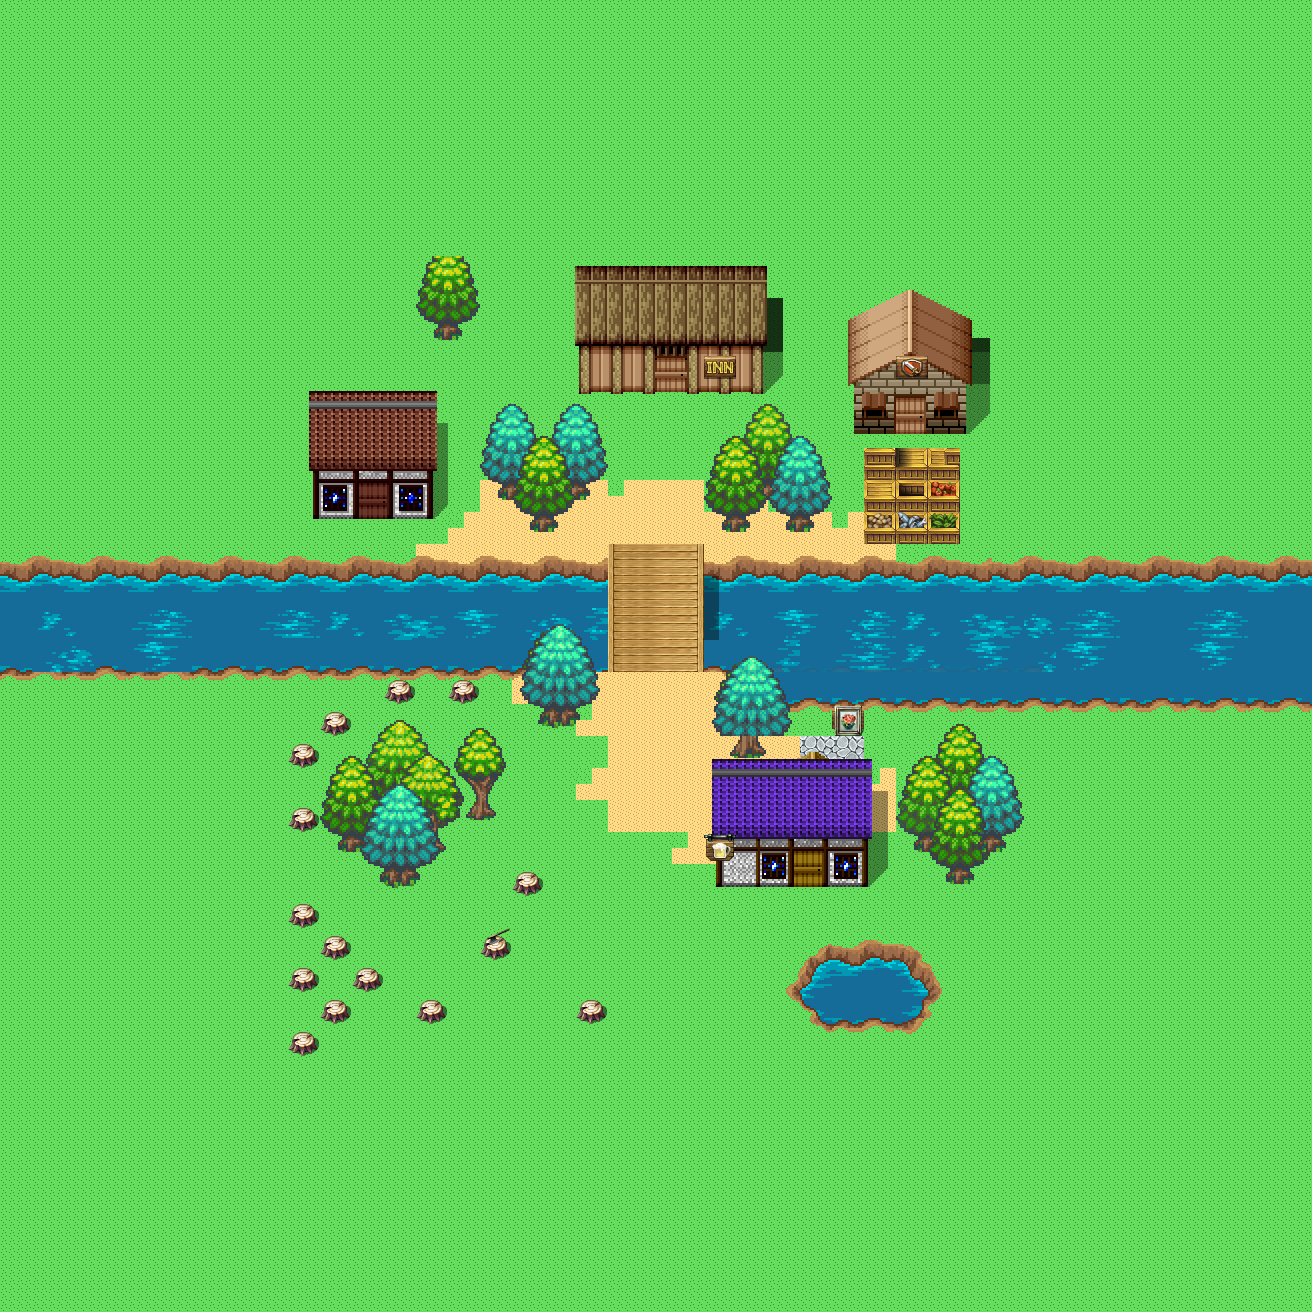

The image is a tile-based game level rendered from a .tmx file. Its description and source (layers, tilesets, objects; grid data summarised) follow:
An orthogonal 41x41 tile map with 32x32 px tiles, 11 tile layers (Tile Layer 1, Tile Layer 2, Tile Layer 3, Tile Layer 4, ...), 8 tilesets and 83 objects (4x portalO, 3x portalIn, 2x person, startpoint).

<map version="1.2" tiledversion="1.2.4" orientation="orthogonal" renderorder="right-down" width="41" height="41" tilewidth="32" tileheight="32" infinite="0" nextlayerid="23" nextobjectid="270">
 <tileset firstgid="1" name="DragonQuestRetro" tilewidth="32" tileheight="32" tilecount="120" columns="15">
  <image source="../Resources/DragonQuestRetro.png" width="480" height="256" />
 </tileset>
 <tileset firstgid="121" name="Tree" tilewidth="32" tileheight="32" tilecount="120" columns="10">
  <image source="../Resources/Tree.png" width="320" height="384" />
 </tileset>
 <tileset firstgid="241" name="water" tilewidth="32" tileheight="32" tilecount="144" columns="12">
  <image source="../Resources/water.png" width="384" height="384" />
  <tile id="0">
   <animation>
    <frame tileid="0" duration="500" />
    <frame tileid="6" duration="500" />
   </animation>
  </tile>
  <tile id="1">
   <animation>
    <frame tileid="1" duration="500" />
    <frame tileid="7" duration="500" />
   </animation>
  </tile>
  <tile id="2">
   <animation>
    <frame tileid="2" duration="500" />
    <frame tileid="8" duration="500" />
   </animation>
  </tile>
  <tile id="3">
   <animation>
    <frame tileid="3" duration="500" />
    <frame tileid="9" duration="500" />
   </animation>
  </tile>
  <tile id="4">
   <animation>
    <frame tileid="4" duration="500" />
    <frame tileid="10" duration="500" />
   </animation>
  </tile>
  <tile id="5">
   <animation>
    <frame tileid="5" duration="500" />
    <frame tileid="11" duration="500" />
   </animation>
  </tile>
  <tile id="12">
   <animation>
    <frame tileid="12" duration="500" />
    <frame tileid="18" duration="500" />
   </animation>
  </tile>
  <tile id="13">
   <animation>
    <frame tileid="13" duration="500" />
    <frame tileid="19" duration="500" />
   </animation>
  </tile>
  <tile id="14">
   <animation>
    <frame tileid="14" duration="500" />
    <frame tileid="20" duration="500" />
   </animation>
  </tile>
  <tile id="15">
   <animation>
    <frame tileid="15" duration="500" />
    <frame tileid="21" duration="500" />
   </animation>
  </tile>
  <tile id="16">
   <animation>
    <frame tileid="16" duration="500" />
    <frame tileid="22" duration="500" />
   </animation>
  </tile>
  <tile id="17">
   <animation>
    <frame tileid="17" duration="500" />
    <frame tileid="23" duration="500" />
   </animation>
  </tile>
  <tile id="24">
   <animation>
    <frame tileid="24" duration="500" />
    <frame tileid="30" duration="500" />
   </animation>
  </tile>
  <tile id="25">
   <animation>
    <frame tileid="25" duration="500" />
    <frame tileid="31" duration="500" />
   </animation>
  </tile>
  <tile id="26">
   <animation>
    <frame tileid="26" duration="500" />
    <frame tileid="32" duration="500" />
   </animation>
  </tile>
  <tile id="27">
   <animation>
    <frame tileid="27" duration="500" />
    <frame tileid="33" duration="500" />
   </animation>
  </tile>
  <tile id="28">
   <animation>
    <frame tileid="28" duration="500" />
    <frame tileid="34" duration="500" />
   </animation>
  </tile>
  <tile id="29">
   <animation>
    <frame tileid="29" duration="500" />
    <frame tileid="35" duration="500" />
   </animation>
  </tile>
  <tile id="36">
   <animation>
    <frame tileid="36" duration="500" />
    <frame tileid="42" duration="500" />
   </animation>
  </tile>
  <tile id="37">
   <animation>
    <frame tileid="37" duration="500" />
    <frame tileid="43" duration="500" />
   </animation>
  </tile>
  <tile id="38">
   <animation>
    <frame tileid="38" duration="500" />
    <frame tileid="44" duration="500" />
   </animation>
  </tile>
  <tile id="39">
   <animation>
    <frame tileid="39" duration="500" />
    <frame tileid="45" duration="500" />
   </animation>
  </tile>
  <tile id="40">
   <animation>
    <frame tileid="40" duration="500" />
    <frame tileid="46" duration="500" />
   </animation>
  </tile>
  <tile id="41">
   <animation>
    <frame tileid="41" duration="500" />
    <frame tileid="47" duration="500" />
   </animation>
  </tile>
  <tile id="48">
   <animation>
    <frame tileid="48" duration="500" />
    <frame tileid="54" duration="500" />
   </animation>
  </tile>
  <tile id="49">
   <animation>
    <frame tileid="49" duration="500" />
    <frame tileid="55" duration="500" />
   </animation>
  </tile>
  <tile id="50">
   <animation>
    <frame tileid="50" duration="500" />
    <frame tileid="56" duration="500" />
   </animation>
  </tile>
  <tile id="51">
   <animation>
    <frame tileid="51" duration="500" />
    <frame tileid="57" duration="500" />
   </animation>
  </tile>
  <tile id="52">
   <animation>
    <frame tileid="52" duration="500" />
    <frame tileid="58" duration="500" />
   </animation>
  </tile>
  <tile id="53">
   <animation>
    <frame tileid="53" duration="500" />
    <frame tileid="59" duration="500" />
   </animation>
  </tile>
  <tile id="60">
   <animation>
    <frame tileid="60" duration="500" />
    <frame tileid="66" duration="500" />
   </animation>
  </tile>
  <tile id="61">
   <animation>
    <frame tileid="61" duration="500" />
    <frame tileid="67" duration="500" />
   </animation>
  </tile>
  <tile id="62">
   <animation>
    <frame tileid="62" duration="500" />
    <frame tileid="68" duration="500" />
   </animation>
  </tile>
  <tile id="63">
   <animation>
    <frame tileid="63" duration="500" />
    <frame tileid="69" duration="500" />
   </animation>
  </tile>
  <tile id="64">
   <animation>
    <frame tileid="64" duration="500" />
    <frame tileid="70" duration="500" />
   </animation>
  </tile>
  <tile id="65">
   <animation>
    <frame tileid="65" duration="500" />
    <frame tileid="71" duration="500" />
   </animation>
  </tile>
  <tile id="72">
   <animation>
    <frame tileid="72" duration="500" />
    <frame tileid="78" duration="500" />
   </animation>
  </tile>
  <tile id="73">
   <animation>
    <frame tileid="73" duration="500" />
    <frame tileid="79" duration="500" />
   </animation>
  </tile>
  <tile id="74">
   <animation>
    <frame tileid="74" duration="500" />
    <frame tileid="80" duration="500" />
   </animation>
  </tile>
  <tile id="75">
   <animation>
    <frame tileid="75" duration="500" />
    <frame tileid="81" duration="500" />
   </animation>
  </tile>
  <tile id="76">
   <animation>
    <frame tileid="76" duration="500" />
    <frame tileid="82" duration="500" />
   </animation>
  </tile>
  <tile id="77">
   <animation>
    <frame tileid="77" duration="500" />
    <frame tileid="83" duration="500" />
   </animation>
  </tile>
  <tile id="84">
   <animation>
    <frame tileid="84" duration="500" />
    <frame tileid="90" duration="500" />
   </animation>
  </tile>
  <tile id="85">
   <animation>
    <frame tileid="85" duration="500" />
    <frame tileid="91" duration="500" />
   </animation>
  </tile>
  <tile id="86">
   <animation>
    <frame tileid="86" duration="500" />
    <frame tileid="92" duration="500" />
   </animation>
  </tile>
  <tile id="87">
   <animation>
    <frame tileid="87" duration="500" />
    <frame tileid="93" duration="500" />
   </animation>
  </tile>
  <tile id="88">
   <animation>
    <frame tileid="88" duration="500" />
    <frame tileid="94" duration="500" />
   </animation>
  </tile>
  <tile id="89">
   <animation>
    <frame tileid="89" duration="500" />
    <frame tileid="95" duration="500" />
   </animation>
  </tile>
  <tile id="96">
   <animation>
    <frame tileid="96" duration="500" />
    <frame tileid="102" duration="500" />
   </animation>
  </tile>
  <tile id="97">
   <animation>
    <frame tileid="97" duration="500" />
    <frame tileid="103" duration="500" />
   </animation>
  </tile>
  <tile id="98">
   <animation>
    <frame tileid="98" duration="500" />
    <frame tileid="104" duration="500" />
   </animation>
  </tile>
  <tile id="99">
   <animation>
    <frame tileid="99" duration="500" />
    <frame tileid="105" duration="500" />
   </animation>
  </tile>
  <tile id="100">
   <animation>
    <frame tileid="100" duration="500" />
    <frame tileid="106" duration="500" />
   </animation>
  </tile>
  <tile id="101">
   <animation>
    <frame tileid="101" duration="500" />
    <frame tileid="107" duration="500" />
   </animation>
  </tile>
  <tile id="108">
   <animation>
    <frame tileid="108" duration="500" />
    <frame tileid="114" duration="500" />
   </animation>
  </tile>
  <tile id="109">
   <animation>
    <frame tileid="109" duration="500" />
    <frame tileid="115" duration="500" />
   </animation>
  </tile>
  <tile id="110">
   <animation>
    <frame tileid="110" duration="500" />
    <frame tileid="116" duration="500" />
   </animation>
  </tile>
  <tile id="111">
   <animation>
    <frame tileid="111" duration="500" />
    <frame tileid="117" duration="500" />
   </animation>
  </tile>
  <tile id="112">
   <animation>
    <frame tileid="112" duration="500" />
    <frame tileid="118" duration="500" />
   </animation>
  </tile>
  <tile id="113">
   <animation>
    <frame tileid="113" duration="500" />
    <frame tileid="119" duration="500" />
   </animation>
  </tile>
  <tile id="120">
   <animation>
    <frame tileid="120" duration="500" />
    <frame tileid="126" duration="500" />
   </animation>
  </tile>
  <tile id="121">
   <animation>
    <frame tileid="121" duration="500" />
    <frame tileid="127" duration="500" />
   </animation>
  </tile>
  <tile id="122">
   <animation>
    <frame tileid="122" duration="500" />
    <frame tileid="128" duration="500" />
   </animation>
  </tile>
  <tile id="123">
   <animation>
    <frame tileid="123" duration="500" />
    <frame tileid="129" duration="500" />
   </animation>
  </tile>
  <tile id="124">
   <animation>
    <frame tileid="124" duration="500" />
    <frame tileid="130" duration="500" />
   </animation>
  </tile>
  <tile id="125">
   <animation>
    <frame tileid="125" duration="500" />
    <frame tileid="131" duration="500" />
   </animation>
  </tile>
  <tile id="132">
   <animation>
    <frame tileid="132" duration="500" />
    <frame tileid="138" duration="500" />
   </animation>
  </tile>
  <tile id="133">
   <animation>
    <frame tileid="133" duration="500" />
    <frame tileid="139" duration="500" />
   </animation>
  </tile>
  <tile id="134">
   <animation>
    <frame tileid="134" duration="500" />
    <frame tileid="140" duration="500" />
   </animation>
  </tile>
  <tile id="135">
   <animation>
    <frame tileid="135" duration="500" />
    <frame tileid="141" duration="500" />
   </animation>
  </tile>
  <tile id="136">
   <animation>
    <frame tileid="136" duration="500" />
    <frame tileid="142" duration="500" />
   </animation>
  </tile>
  <tile id="137">
   <animation>
    <frame tileid="137" duration="500" />
    <frame tileid="143" duration="500" />
   </animation>
  </tile>
 </tileset>
 <tileset firstgid="385" name="houses1" tilewidth="32" tileheight="32" tilecount="208" columns="13">
  <image source="../Resources/houses1.png" width="447" height="539" />
 </tileset>
 <tileset firstgid="593" name="Exteriors" tilewidth="32" tileheight="32" tilecount="256" columns="16">
  <image source="../Resources/Exteriors.png" width="512" height="512" />
 </tileset>
 <tileset firstgid="849" name="dragonQuestTown" tilewidth="32" tileheight="32" tilecount="100" columns="10">
  <image source="../Resources/dragonQuestTown.png" width="320" height="320" />
 </tileset>
 <tileset firstgid="949" name="rpg_maker_telles0808" tilewidth="32" tileheight="32" tilecount="2016" columns="32">
  <image source="../Resources/rpg_maker_telles0808.png" width="1024" height="2016" />
 </tileset>
 <tileset firstgid="2965" source="Fantasy_Town1.tsx" />
 <layer id="12" name="Tile Layer 1" width="41" height="41">
  <data>[1681 cells, 1672 non-empty, 4 distinct tile ids]</data>
 </layer>
 <layer id="13" name="Tile Layer 2" width="41" height="41">
  <data>[1681 cells, 290 non-empty, 43 distinct tile ids]</data>
 </layer>
 <layer id="14" name="Tile Layer 3" width="41" height="41">
  <data>[1681 cells, 161 non-empty, 127 distinct tile ids]</data>
 </layer>
 <objectgroup id="4" name="Object Layer 1">
  <object id="14" x="260" y="560" width="345.333" height="110.667" />
  <object id="15" x="705.333" y="565.333" width="345.333" height="98.6667" />
  <object id="16" x="578.667" y="562.667" width="32" height="109.333" />
  <object id="17" x="698.667" y="574.667" width="28" height="94.6667" />
  <object id="19" x="732" y="638.667" width="329.333" height="69.3333" />
  <object id="20" x="258.667" y="670.667" width="341.333" height="5.33333" />
  <object id="43" name="portalO" type="portalO" x="1046" y="248" width="32" height="856" />
  <object id="45" type="portalO" x="256" y="234" width="804" height="46" />
  <object id="52" x="576" y="264" width="196" height="134" />
  <object id="68" x="901.333" y="793.333" width="45.3333" height="54.6667" />
  <object id="70" x="976" y="796" width="41.3333" height="54.6667" />
  <object id="72" x="940" y="754.667" width="44" height="52" />
  <object id="74" x="852" y="329.333" width="113.333" height="101.333" />
  <object id="75" x="306.667" y="396" width="117.333" height="101.333" />
  <object id="102" x="777.333" y="481.333" width="48" height="32" />
  <object id="103" x="754.667" y="441.333" width="28" height="41.3333" />
  <object id="104" x="758.667" y="484" width="16" height="16" />
  <object id="107" x="729.333" y="481.333" width="30.6667" height="22.6667" />
  <object id="108" x="736" y="444" width="22.6667" height="46.6667" />
  <object id="111" x="565.333" y="446.667" width="25.3333" height="50.6667" />
  <object id="113" x="496" y="462.667" width="36" height="32" />
  <object id="114" x="524" y="460" width="38.6667" height="29.3333" />
  <object id="115" x="528" y="498.667" width="35.3333" height="44.6667" />
  <object id="116" x="722.667" y="512" width="28" height="26.6667" />
  <object id="117" x="786" y="512.667" width="26.6667" height="26" />
  <object id="118" x="708" y="483.333" width="54.6667" height="30" />
  <object id="119" x="762.667" y="480.667" width="15.3333" height="24" />
  <object id="120" x="752" y="457.333" width="34.6667" height="38.6667" />
  <object id="124" x="538" y="704.667" width="37.3333" height="28.6667" />
  <object id="127" x="727.333" y="736" width="42" height="26.6667" />
  <object id="131" x="934.667" y="846.667" width="48" height="46.6667" />
  <object id="132" x="905.333" y="838.667" width="33.3333" height="20" />
  <object id="133" x="989.333" y="841.333" width="16" height="20" />
  <object id="139" x="374.667" y="861.333" width="50.6667" height="38.6667" />
  <object id="140" x="374.667" y="774.667" width="56" height="86.6667" />
  <object id="141" x="334.667" y="828" width="29.3333" height="32" />
  <object id="142" x="425.333" y="812" width="17.3333" height="48" />
  <object id="143" x="326.667" y="829.333" width="45.3333" height="10.6667" />
  <object id="146" x="466.667" y="794.667" width="28" height="37.3333" />
  <object id="147" x="853.333" y="400" width="114.667" height="42.6667" />
  <object id="148" x="310.667" y="465.333" width="114.667" height="44" />
  <object id="150" x="366.667" y="753.333" width="62.6667" height="62.6667" />
  <object id="151" x="936" y="765.333" width="46.6667" height="33.3333" />
  <object id="152" x="930.667" y="756" width="54.6667" height="40" />
  <object id="153" x="496" y="462.667" width="29.3333" height="46.6667" />
  <object id="154" x="566.667" y="466.667" width="26.6667" height="38.6667" />
  <object id="155" x="429.333" y="320" width="36" height="28" />
  <object id="156" x="420" y="304" width="57.3333" height="21.3333" />
  <object id="180" name="portal6" type="portalO" x="258.667" y="236" width="10.6667" height="865.333" />
  <object id="181" x="800" y="994.667" width="137.333" height="37.3333" />
  <object id="184" x="794.667" y="981.333" width="142.667" height="17.3333" />
  <object id="185" x="785.333" y="989.333" width="22.6667" height="9.33333" />
  <object id="186" x="800" y="961.333" width="132" height="28" />
  <object id="188" x="801.333" y="946.667" width="120" height="24" />
  <object id="191" x="824" y="873.333" />
  <object id="192" x="812" y="889.333" />
  <object id="195" x="717.333" y="789.333" width="156" height="81.3337" />
  <object id="196" name="portal1" type="portalIn" x="798.667" y="856" width="33.3333" height="45.3333" />
  <object id="205" name="portalO" type="portalO" x="270" y="1052" width="804" height="10" />
  <object id="206" x="1200" y="322" />
  <object id="215" name="girl1" type="person" x="682" y="598" width="20" height="19" />
  <object id="216" name="man1" type="person" x="553" y="753" width="28" height="25" />
  <object id="230" x="556" y="768" width="25" height="29" />
  <object id="231" x="688" y="610" width="21" height="30" />
  <object id="234" name="portal2" type="portalIn" x="647" y="346" width="45" height="59" />
  <object id="239" x="797" y="855" height="43" />
  <object id="240" x="829" y="853" width="4" height="40" />
  <object id="253" name="portal10" type="portalIn" x="818" y="778" width="55" height="12.5" />
  <object id="255" name="startpoint" type="startpoint" x="830" y="727.5" width="8" height="8.5" />
  <object id="256" x="831" y="707.667" width="32.3333" height="27.3333" />
  <object id="257" x="865.333" y="446.667" width="94.6667" height="92" />
  <object id="258" x="312.667" y="472.667" width="120" height="46.6667" />
  <object id="259" x="572" y="994.667" width="37.3333" height="32" />
  <object id="260" x="512" y="868" width="30.6667" height="30.6667" />
  <object id="261" x="477.333" y="929.333" width="34.6667" height="32" />
  <object id="262" x="413.333" y="997.333" width="34.6667" height="29.3333" />
  <object id="263" x="349.333" y="960" width="37.3333" height="29.3333" />
  <object id="264" x="309.333" y="928" width="46.6667" height="102.667" />
  <object id="265" x="278.667" y="890.667" width="40" height="172" />
  <object id="266" x="270.667" y="669.333" width="57.3333" height="174.667" />
  <object id="267" x="294.667" y="649.333" width="121.333" height="54.6667" />
  <object id="268" x="441.333" y="632" width="42.6667" height="72" />
  <object id="269" x="304" y="684" width="53.3333" height="54.6667" />
 </objectgroup>
 <layer id="15" name="Tile Layer 4" width="41" height="41">
  <data>[1681 cells, 24 non-empty, 24 distinct tile ids]</data>
 </layer>
 <layer id="16" name="Tile Layer 5" width="41" height="41">
  <data>[1681 cells, 4 non-empty, 4 distinct tile ids]</data>
 </layer>
 <layer id="17" name="Tile Layer 6" width="41" height="41">
  <data>[1681 cells, 19 non-empty, 19 distinct tile ids]</data>
 </layer>
 <layer id="18" name="Tile Layer 7" width="41" height="41" opacity="0.91">
  <data>[1681 cells, 59 non-empty, 39 distinct tile ids]</data>
 </layer>
 <layer id="19" name="Tile Layer 8" width="41" height="41" opacity="0.99">
  <data>[1681 cells, 47 non-empty, 27 distinct tile ids]</data>
 </layer>
 <layer id="20" name="Tile Layer 9" width="41" height="41">
  <data>[1681 cells, 110 non-empty, 75 distinct tile ids]</data>
 </layer>
 <layer id="21" name="Tile Layer 10" width="41" height="41">
  <data>[1681 cells, 135 non-empty, 108 distinct tile ids]</data>
 </layer>
 <layer id="22" name="Tile Layer 11" width="41" height="41">
  <data>[1681 cells, 1 non-empty, 1 distinct tile ids]</data>
 </layer>
</map>
